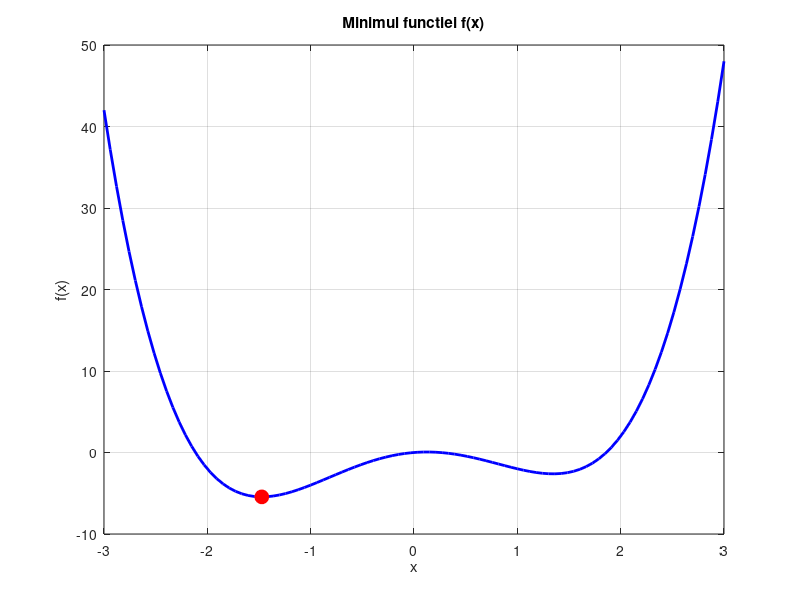

Recreate this plot in MATLAB.

% FUNCTIE DE O VARIABILA 

% Definirea functiei
f = @(x) x.^4 - 4*x.^2 + x;

% Gasirea minimului numeric
x0 = 0;  % Punct initial
[x_min, f_min] = fminunc(f, x0);

fprintf('Minimul numeric: x = %.4f, f(x) = %.4f\n', x_min, f_min);

% Plot functia
x = linspace(-3, 3, 100);
y = f(x);
plot(x, y, 'b', 'LineWidth', 2);
hold on;
plot(x_min, f_min, 'ro', 'MarkerSize', 10, 'MarkerFaceColor', 'r');
grid on;
xlabel('x'); ylabel('f(x)');
title('Minimul functiei f(x)');




%FUNCTIE DE DOUA VARIABILE 

% Definirea functiei
f = @(x) x(1).^2 + x(2).^2 + 3*sin(x(1)) - 2*cos(x(2));

% Punct initial
x0 = [0, 0];

% Gasirea minimului
[x_min, f_min] = fminunc(f, x0);

fprintf('Minimul numeric: (x, y) = (%.4f, %.4f), f(x, y) = %.4f\n', x_min(1), x_min(2), f_min);
